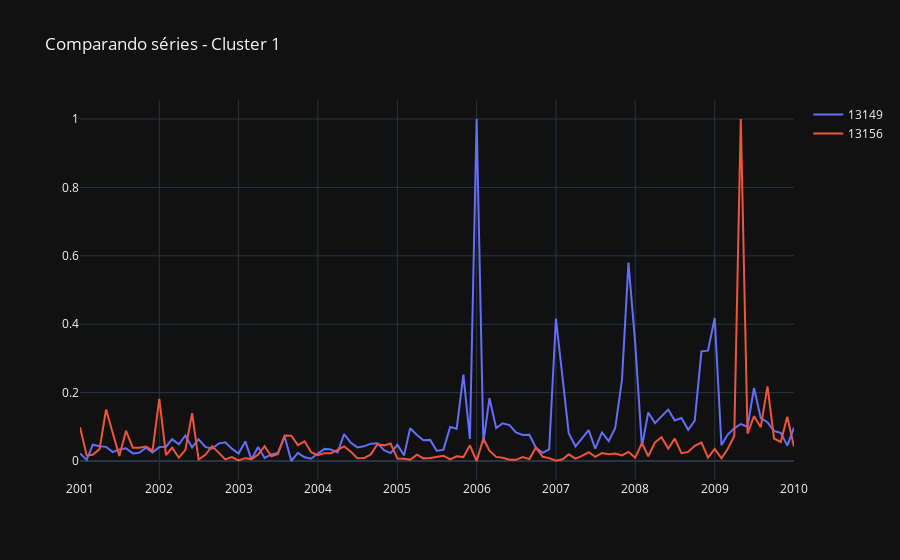

Write notebook code for a chart like this one.
### Code cell
cluster = '1'
cluster_df = c1
###
data1 = []
color_list =  ['#1f77b4', '#ff7f0e', '#2ca02c', '#d62728', '#9467bd']
for i in cluster_df.index:
    temp_df = list_to_dtw[i]
    trace = go.Scatter(x = temp_df['date'],
                       y = normalize_list_numpy(temp_df[temp_df.columns[-1]]),
                       name = cluster_df['code'][i],
                       mode = 'lines')#, marker = dict(color = color_list[c]))
    data1.append(trace)
    
layout = go.Layout(title = 'Comparando séries - Cluster '+cluster, template = 'plotly_dark')
fig = go.Figure(data=data, layout = layout)
pyo.iplot(fig, config=dict(showLink = False))
